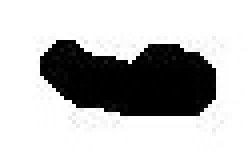
#> input picture PCB_Defect_Classification_Deep_Learning-main/PCBData/defects/copper/defect_00041006_4.jpg, 63 x 38 px, found by its file name (shown 4 times larger); its folder holds only this picture in this run
$ jupyter execute eda.ipynb
#> lines starting #> are read from the running program, lines starting #| are printed output that depends on the picture
# EDA  | SIDDHARTH VERMA |PARIKSHIT MOURYA | HARISH CHAND

[cell 1]
import os
import random
import numpy as np
import matplotlib.pyplot as plt
import cv2

# Path to the 'defects' folder
defects_folder = r"PCBData\defects"

# Check the contents of the 'defects' folder
defects_contents = os.listdir(defects_folder)
print("Contents of 'defects' folder:")
print(defects_contents)

# Check the subfolders within the 'defects' folder
subfolders = [f for f in defects_contents if os.path.isdir(os.path.join(defects_folder, f))]
print("\nSubfolders within 'defects' folder:")
print(subfolders)

**step 2**

[cell 2]
# Check the subfolders within the 'defects' folder
subfolders = [f for f in os.listdir(defects_folder) if os.path.isdir(os.path.join(defects_folder, f))]

# Iterate through each subfolder and count the number of images
for subfolder in subfolders:
    subfolder_path = os.path.join(defects_folder, subfolder)
    # Count the number of files with allowed image extensions (e.g., .jpg, .jpeg, .png, .bmp)
    num_images = sum(1 for f in os.listdir(subfolder_path) if f.lower().endswith(('.jpg', '.jpeg', '.png', '.bmp')))
    print(f"Number of images in '{subfolder}' folder: {num_images}")
#> pass 2 of the loop `for subfolder in subfolders:`:

**step 3**

[cell 3]
from PIL import Image

# Function to check properties of images
def check_image_properties(folder_path):
#> called with folder_path = 'PCBData\\defects/copper'
    image_properties = []
    # Loop through all files in the folder
    for filename in os.listdir(folder_path):
        img_path = os.path.join(folder_path, filename)
        if os.path.isfile(img_path):
            # Open the image
            img = Image.open(img_path)
#> img is the input picture: PIL image 63x38 RGB; min 0, max 255, mean 187.7
            # Get image properties
            width, height = img.size
#> width = 63; height = 38
            mode = img.mode
#> mode = 'RGB'
            image_properties.append({'filename': filename, 'width': width, 'height': height, 'mode': mode})
            # Close the image
            img.close()
    return image_properties

# Check image properties in each subfolder
subfolders = [f for f in os.listdir(defects_folder) if os.path.isdir(os.path.join(defects_folder, f))]
for subfolder in subfolders:
    subfolder_path = os.path.join(defects_folder, subfolder)
    print(f"Properties of images in '{subfolder}' folder:")
    image_properties = check_image_properties(subfolder_path)
    for prop in image_properties:
        print(prop)
    print()
#> pass 2 of the loop `for subfolder in subfolders:`:
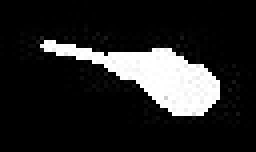
#> input picture PCB_Defect_Classification_Deep_Learning-main/PCBData/defects/pin-hole/defect_00041016_5.jpg, 64 x 38 px, found by its file name (shown 4 times larger)
#> in check_image_properties, img is the input picture: PIL image 64x38 RGB; min 0, max 255, mean 36.9

[cell 4]
import matplotlib.pyplot as plt
import random

# Function to visualize sample images
def visualize_sample_images(folder_path, num_samples=3):
    # Get a list of image file paths
    image_files = [f for f in os.listdir(folder_path) if f.lower().endswith(('.jpg', '.jpeg', '.png', '.bmp'))]
    # Randomly select num_samples images
    sample_files = random.sample(image_files, min(num_samples, len(image_files)))
    # Plot the sample images
    fig, axs = plt.subplots(1, num_samples, figsize=(15, 5))
    for i, file in enumerate(sample_files):
        img_path = os.path.join(folder_path, file)
        img = Image.open(img_path)
        axs[i].imshow(img)
        axs[i].axis('off')
        axs[i].set_title(file)
    plt.show()

# Visualize sample images in each subfolder
subfolders = [f for f in os.listdir(defects_folder) if os.path.isdir(os.path.join(defects_folder, f))]
for subfolder in subfolders:
    subfolder_path = os.path.join(defects_folder, subfolder)
    print(f"Sample images from '{subfolder}' folder:")
    visualize_sample_images(subfolder_path)
#> pass 2 of the loop `for subfolder in subfolders:`:

[cell 5]
# Count the number of images in each subfolder
subfolders = [f for f in os.listdir(defects_folder) if os.path.isdir(os.path.join(defects_folder, f))]
num_images_per_class = {subfolder: len(os.listdir(os.path.join(defects_folder, subfolder))) for subfolder in subfolders}

# Plot the distribution of classes
plt.figure(figsize=(10, 6))
plt.bar(num_images_per_class.keys(), num_images_per_class.values(), color='skyblue')
plt.xlabel('Defect Classes')
plt.ylabel('Number of Images')
plt.title('Distribution of Defect Classes')
plt.xticks(rotation=45)
plt.show()
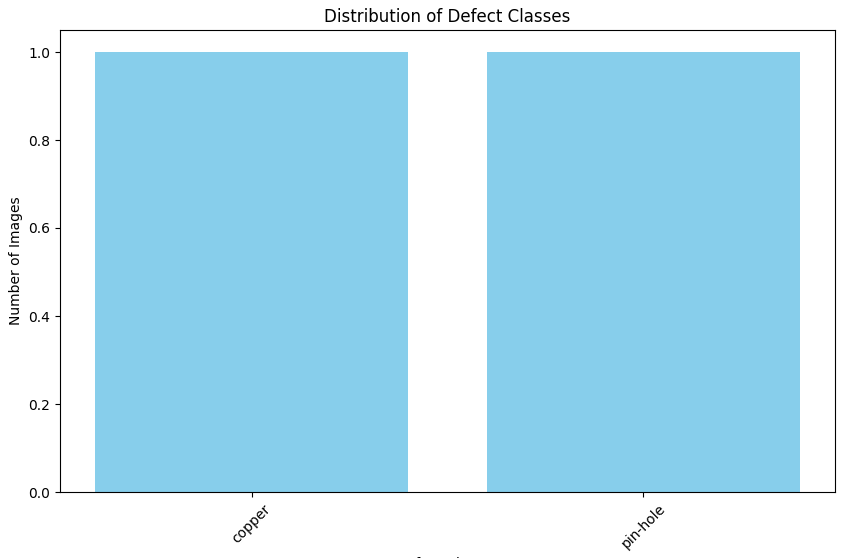
#> figure drawn by matplotlib, 1 panel

**pie chart**

[cell 6]
# Count the number of images in each subfolder
subfolders = [f for f in os.listdir(defects_folder) if os.path.isdir(os.path.join(defects_folder, f))]
num_images_per_folder = {subfolder: len(os.listdir(os.path.join(defects_folder, subfolder))) for subfolder in subfolders}

# Plot the distribution of images as a pie chart
plt.figure(figsize=(8, 8))
plt.pie(num_images_per_folder.values(), labels=num_images_per_folder.keys(), autopct='%1.1f%%', startangle=140)
plt.title('Distribution of Images Across Folders')
plt.axis('equal')  # Equal aspect ratio ensures that pie is drawn as a circle.
plt.show()
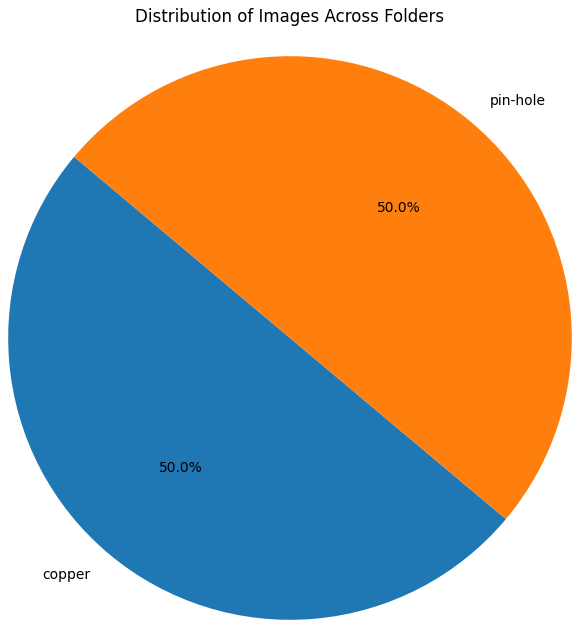
#> figure drawn by matplotlib, 1 panel

**Image Analysis**

[cell 7]
import pickle
import glob
import cv2

def analyze_images(folder_path):
    # Initialize lists to store image sizes
#> called with folder_path = 'PCBData/defects'
    widths = []
    heights = []

    # Iterate over subfolders in the main folder
    for subdir in os.listdir(folder_path):
        subfolder = os.path.join(folder_path, subdir)
        if os.path.isdir(subfolder):
            # Analyze images in each subfolder
            for file_name in os.listdir(subfolder):
                file_path = os.path.join(subfolder, file_name)
                if os.path.isfile(file_path):
                    # Read image and get its size
                    image = cv2.imread(file_path)
                    if image is not None:
                        height, width, _ = image.shape
#> height = 38; width = 63
                        widths.append(width)
                        heights.append(height)
#> pass 2 of the loop in analyze_images, `for subdir in os.listdir(folder_path):`:

    # Plot histograms of image sizes
    plt.figure(figsize=(12, 6))
    plt.subplot(1, 2, 1)
    plt.hist(widths, bins=30, color='b', alpha=0.7)
    plt.title('Distribution of Image Widths')
    plt.xlabel('Width')
    plt.ylabel('Frequency')

    plt.subplot(1, 2, 2)
    plt.hist(heights, bins=30, color='r', alpha=0.7)
    plt.title('Distribution of Image Heights')
    plt.xlabel('Height')
    plt.ylabel('Frequency')

    plt.tight_layout()
    plt.show()
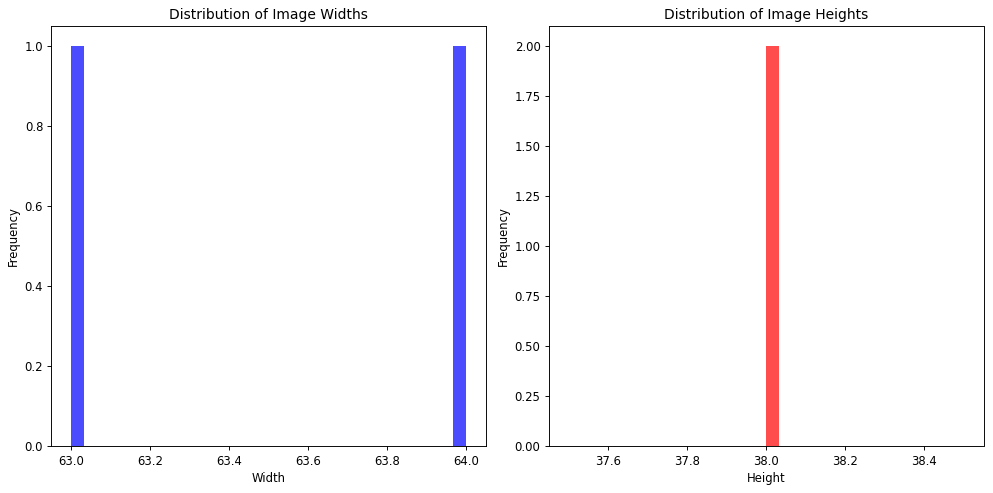
#> figure drawn by matplotlib, 2 panels; panel 2: tallest bar 2 high, from x = 38 to 38.03

    # Sample and display images from each subfolder


# Specify the path to the main folder containing 6 subfolders with images
folder_path = "PCBData/defects"

# Perform EDA
analyze_images(folder_path)

[cell 8]
def explore_images_folder(folder_path, save_path):
    # Initialize lists for image sizes
#> called with folder_path = 'PCBData/defects/copper', save_path = 'DataAnalysis_Images'
    widths = []
    heights = []

    # Create a subfolder for saving plots
    subfolder_name = os.path.basename(folder_path)
    subfolder_save_path = os.path.join(save_path, subfolder_name)
    os.makedirs(subfolder_save_path, exist_ok=True)

    # Collect image paths
    image_paths = []
    for file_name in os.listdir(folder_path):
        file_path = os.path.join(folder_path, file_name)
        if os.path.isfile(file_path) and file_name.lower().endswith(('.png', '.jpg', '.jpeg', '.gif')):
            image_paths.append(file_path)

    # Load and analyze images
    images = []
    for image_path in image_paths:
        image = cv2.imread(image_path)
        if image is not None:
            height, width, _ = image.shape
#> height = 38; width = 63
            widths.append(width)
            heights.append(height)
            # Resize image to a common size
            resized_image = cv2.resize(image, (224, 224))  # Adjust the size as needed
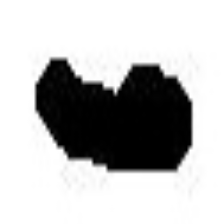
#> resized_image: shape (224, 224, 3); min 0, max 255, mean 187.7
            images.append(resized_image)

    # Plot histograms of image sizes
    plt.figure(figsize=(12, 6))
    plt.subplot(1, 2, 1)
    plt.hist(widths, bins=30, color='b', alpha=0.7)
    plt.title('Distribution of Image Widths')
    plt.xlabel('Width')
    plt.ylabel('Frequency')

    plt.subplot(1, 2, 2)
    plt.hist(heights, bins=30, color='r', alpha=0.7)
    plt.title('Distribution of Image Heights')
    plt.xlabel('Height')
    plt.ylabel('Frequency')

    plt.tight_layout()
    plt.savefig(os.path.join(subfolder_save_path, 'image_size_histogram.png'))  # Save histogram as PNG
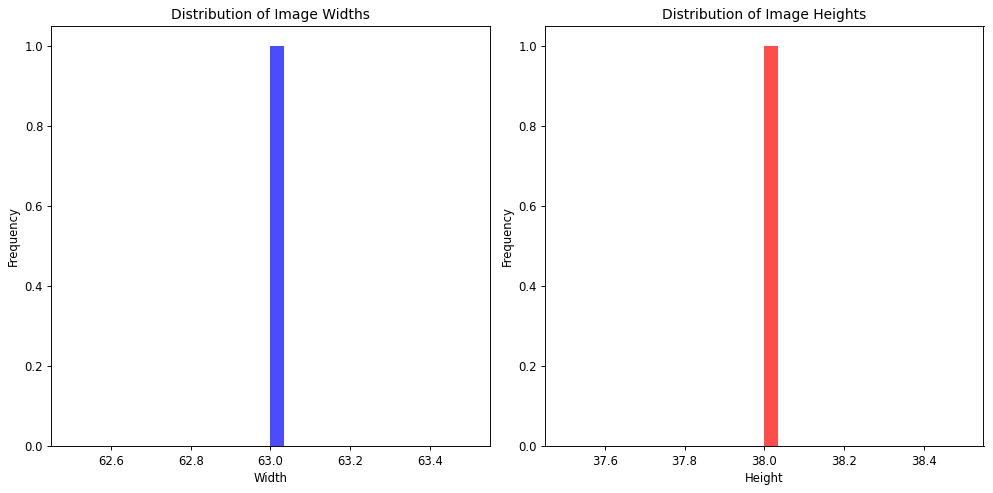
#> figure drawn by matplotlib, 2 panels; panel 1: tallest bar 1 high, from x = 63 to 63.03; panel 2: tallest bar 1 high, from x = 38 to 38.03
    plt.close()

    # Display sample images
    num_samples = min(len(images), 5)
#> num_samples = 1
    sample_images = random.sample(images, num_samples)
#> sample_images = 1 item

    plt.figure(figsize=(12, 8))
    for i, image in enumerate(sample_images):
        image_rgb = cv2.cvtColor(image, cv2.COLOR_BGR2RGB)
        plt.subplot(1, num_samples, i+1)
        plt.imshow(image_rgb)
        plt.title(f"Image {i+1}")
        plt.axis('off')
#> this loop made 1 pass

    plt.savefig(os.path.join(subfolder_save_path, 'sample_images.png'))  # Save sample images as PNG
    plt.close()

    # Color channels analysis
    for i, image in enumerate(sample_images):
        image_rgb = cv2.cvtColor(image, cv2.COLOR_BGR2RGB)
        r_channel = image_rgb[:, :, 0]
        g_channel = image_rgb[:, :, 1]
        b_channel = image_rgb[:, :, 2]

        # Plot histograms of color channels
        plt.figure(figsize=(12, 4))
        plt.subplot(1, 3, 1)
        plt.hist(r_channel.ravel(), bins=256, color='r', alpha=0.7)
        plt.title('Red Channel Histogram')
        plt.xlabel('Pixel Intensity')
        plt.ylabel('Frequency')

        plt.subplot(1, 3, 2)
        plt.hist(g_channel.ravel(), bins=256, color='g', alpha=0.7)
        plt.title('Green Channel Histogram')
        plt.xlabel('Pixel Intensity')
        plt.ylabel('Frequency')

        plt.subplot(1, 3, 3)
        plt.hist(b_channel.ravel(), bins=256, color='b', alpha=0.7)
        plt.title('Blue Channel Histogram')
        plt.xlabel('Pixel Intensity')
        plt.ylabel('Frequency')

        plt.tight_layout()
        plt.savefig(os.path.join(subfolder_save_path, f'color_channel_histogram_{i}.png'))  # Save color channel histograms as PNG
        plt.close()
#> this loop made 1 pass
#> pass 1, in explore_images_folder, `plt.savefig(os.path.join(subfolder_save_path, f'color_channel_histogra..`:
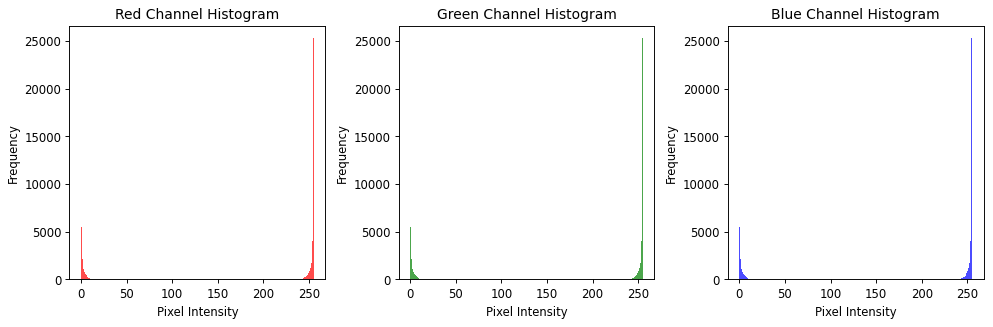
#> figure drawn by matplotlib, 3 panels; panel 1: tallest bar 25322 high, from x = 254 to 255; panel 2: tallest bar 25322 high, from x = 254 to 255; panel 3: tallest bar 25322 high, from x = 254 to 255

    # Correlation analysis
    correlations = []
    for i, image in enumerate(images):
        image_rgb = cv2.cvtColor(image, cv2.COLOR_BGR2RGB)
        r_channel = image_rgb[:, :, 0].flatten()
        g_channel = image_rgb[:, :, 1].flatten()
        b_channel = image_rgb[:, :, 2].flatten()

        # Calculate correlation coefficients
        r_g_corr = np.corrcoef(r_channel, g_channel)[0, 1]
        r_b_corr = np.corrcoef(r_channel, b_channel)[0, 1]
        g_b_corr = np.corrcoef(g_channel, b_channel)[0, 1]

        correlations.append((r_g_corr, r_b_corr, g_b_corr))
#> this loop made 1 pass
#> (r_g_corr, r_b_corr, g_b_corr) on pass 1: (1, 1, 1)
#> after the loop, correlations = [(1, 1, 1)]

    # Plot correlation coefficients
    plt.figure(figsize=(10, 6))
    plt.plot(range(len(correlations)), [c[0] for c in correlations], label='R-G Correlation', marker='o')
    plt.plot(range(len(correlations)), [c[1] for c in correlations], label='R-B Correlation', marker='o')
    plt.plot(range(len(correlations)), [c[2] for c in correlations], label='G-B Correlation', marker='o')
    plt.xlabel('Image Index')
    plt.ylabel('Correlation Coefficient')
    plt.title('Color Channel Correlation Analysis')
    plt.legend()
    plt.grid()
    plt.savefig(os.path.join(subfolder_save_path, 'color_channel_correlation.png'))  # Save color channel correlation plot as PNG
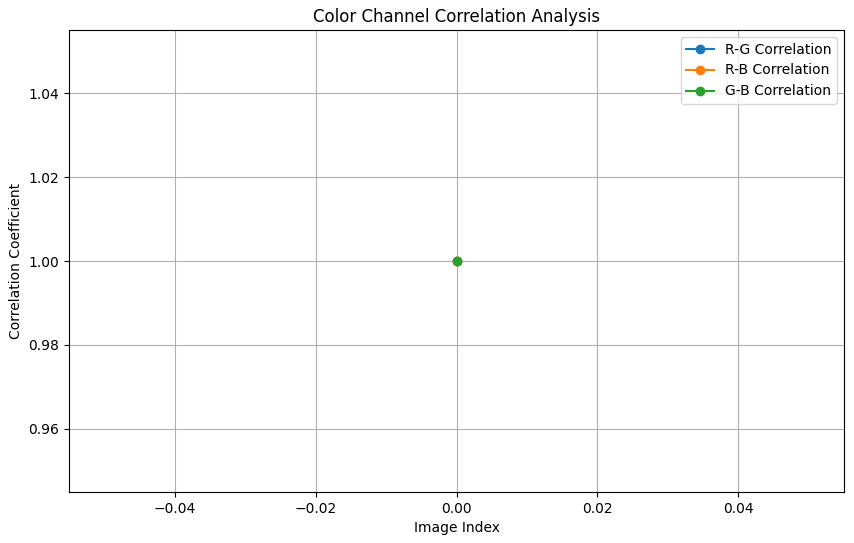
#> figure drawn by matplotlib, 1 panel
    plt.close()

# Specify the path to the main folder containing subfolders with images
folder_path = "PCBData/defects"

# Specify the path to the folder where plots will be saved
save_path = "DataAnalysis_Images"

# Create the save folder if it doesn't exist
os.makedirs(save_path, exist_ok=True)

# Perform exploratory data analysis for each subfolder
for subdir in os.listdir(folder_path):
    subfolder = os.path.join(folder_path, subdir)
    if os.path.isdir(subfolder):
        print(f"Exploratory Data Analysis for folder: {subdir}")
        explore_images_folder(subfolder, save_path)
#> pass 2 of the loop `for subdir in os.listdir(folder_path):`:
#> in explore_images_folder (call 2), `resized_image = cv2.resize(image, (224, 224))`:
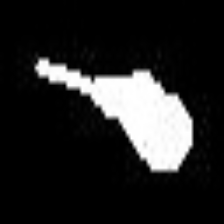
#> resized_image: shape (224, 224, 3); min 0, max 255, mean 36.9
#> the loop in explore_images_folder (call 2), `for i, image in enumerate(sample_images):` made 1 pass
#> the loop in explore_images_folder (call 2), `for i, image in enumerate(sample_images):` made 1 pass
#> pass 1, in explore_images_folder (call 2), `plt.savefig(os.path.join(subfolder_save_path, f'color_channel_histogra..`:
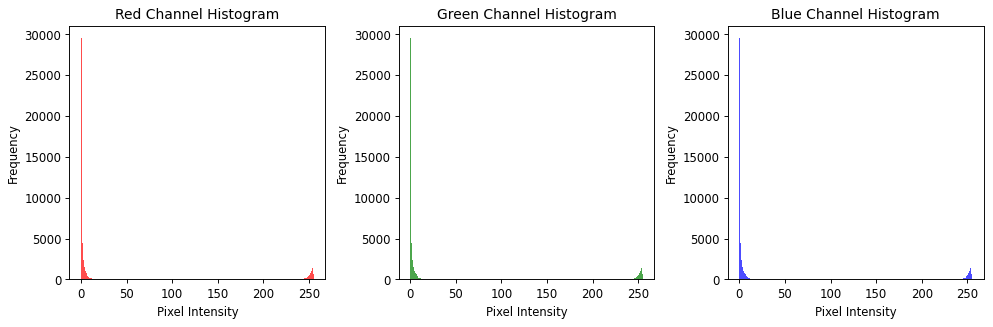
#> figure drawn by matplotlib, 3 panels; panel 1: tallest bar 29551 high, from x = 0 to 0.996; panel 2: tallest bar 29551 high, from x = 0 to 0.996; panel 3: tallest bar 29551 high, from x = 0 to 0.996
#> the loop in explore_images_folder (call 2), `for i, image in enumerate(images):` made 1 pass
